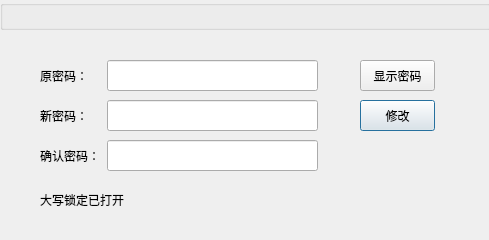
<?xml version="1.0" encoding="UTF-8"?>
<ui version="4.0">
 <class>InputInitKeyUi</class>
 <widget class="QDialog" name="InputInitKeyUi">
  <property name="geometry">
   <rect>
    <x>0</x>
    <y>0</y>
    <width>489</width>
    <height>240</height>
   </rect>
  </property>
  <property name="windowTitle">
   <string>Dialog</string>
  </property>
  <property name="modal">
   <bool>true</bool>
  </property>
  <widget class="QLineEdit" name="inputKey_oldPwdLE">
   <property name="geometry">
    <rect>
     <x>107</x>
     <y>60</y>
     <width>211</width>
     <height>31</height>
    </rect>
   </property>
  </widget>
  <widget class="QLineEdit" name="inputKey_newPwdLE">
   <property name="geometry">
    <rect>
     <x>107</x>
     <y>100</y>
     <width>211</width>
     <height>31</height>
    </rect>
   </property>
  </widget>
  <widget class="QLineEdit" name="inputKey_conPwdLE">
   <property name="geometry">
    <rect>
     <x>107</x>
     <y>140</y>
     <width>211</width>
     <height>31</height>
    </rect>
   </property>
  </widget>
  <widget class="QLabel" name="label">
   <property name="geometry">
    <rect>
     <x>40</x>
     <y>60</y>
     <width>61</width>
     <height>31</height>
    </rect>
   </property>
   <property name="text">
    <string>原密码：</string>
   </property>
  </widget>
  <widget class="QLabel" name="label_2">
   <property name="geometry">
    <rect>
     <x>40</x>
     <y>100</y>
     <width>61</width>
     <height>31</height>
    </rect>
   </property>
   <property name="text">
    <string>新密码：</string>
   </property>
  </widget>
  <widget class="QLabel" name="label_3">
   <property name="geometry">
    <rect>
     <x>40</x>
     <y>140</y>
     <width>61</width>
     <height>31</height>
    </rect>
   </property>
   <property name="text">
    <string>确认密码：</string>
   </property>
  </widget>
  <widget class="QPushButton" name="inputKey_saveB">
   <property name="geometry">
    <rect>
     <x>360</x>
     <y>100</y>
     <width>75</width>
     <height>31</height>
    </rect>
   </property>
   <property name="text">
    <string>修改</string>
   </property>
  </widget>
  <widget class="QLabel" name="hintLabel">
   <property name="geometry">
    <rect>
     <x>330</x>
     <y>140</y>
     <width>141</width>
     <height>31</height>
    </rect>
   </property>
   <property name="text">
    <string/>
   </property>
   <property name="alignment">
    <set>Qt::AlignCenter</set>
   </property>
  </widget>
  <widget class="TitleBar" name="titleBar">
   <property name="geometry">
    <rect>
     <x>0</x>
     <y>0</y>
     <width>491</width>
     <height>30</height>
    </rect>
   </property>
   <property name="title">
    <string/>
   </property>
  </widget>
  <widget class="QPushButton" name="showPwdB">
   <property name="geometry">
    <rect>
     <x>360</x>
     <y>60</y>
     <width>75</width>
     <height>31</height>
    </rect>
   </property>
   <property name="text">
    <string>显示密码</string>
   </property>
  </widget>
  <widget class="QLabel" name="capsLockHintL">
   <property name="geometry">
    <rect>
     <x>40</x>
     <y>190</y>
     <width>90</width>
     <height>20</height>
    </rect>
   </property>
   <property name="text">
    <string>大写锁定已打开</string>
   </property>
  </widget>
 </widget>
 <customwidgets>
  <customwidget>
   <class>TitleBar</class>
   <extends>QGroupBox</extends>
   <header location="global">ui/titlebar.h</header>
   <container>1</container>
  </customwidget>
 </customwidgets>
 <resources/>
 <connections/>
</ui>
